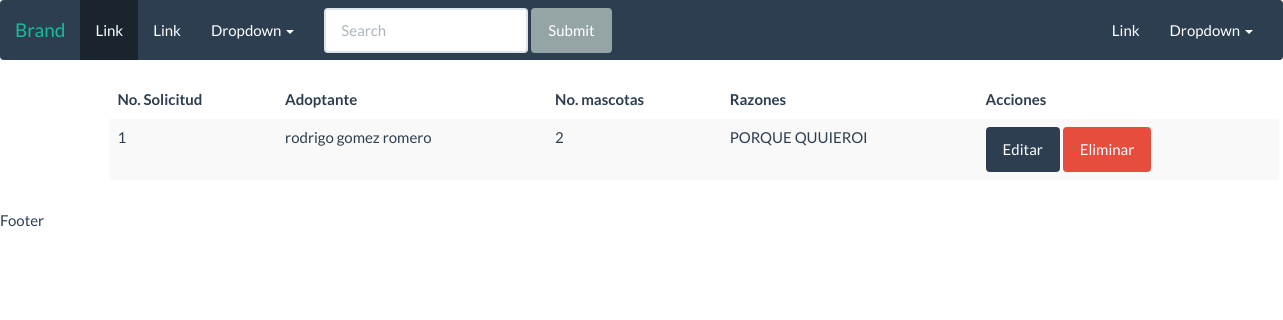
The app's page /adopcion/solicitudes/ with its own data.
### apps/adopciones/models.py (models this page shows, shortened)
class Solicitud(models.Model):
    persona = models.ForeignKey(Persona, null=True, blank=True)
    numero_mascotas  = models.IntegerField()
    razones  =  models.TextField()

class Persona(models.Model):
    nombre = models.CharField(max_length=50)
    apellidos = models.CharField(max_length=70)
    edad = models.IntegerField()
    telefono = models.CharField(max_length=12)
    email = models.EmailField()
    domicilio = models.TextField()

### apps/adopciones/views.py (the view)
class SolicitudList(ListView):
    model = Solicitud
    template_name = 'adopciones/solicitud_list.html'

### templates/adopciones/solicitud_list.html (shortened to what this page needs)
{% extends 'base/base.html' %}
{% block content %}
<div class="container">
    <div class="row">
        <table class="table table-striped">
            <thead>
                <tr>
                    <th>No. Solicitud</th>
                    <th>Adoptante</th>
                    <th>No. mascotas</th>
                    <th>Razones</th>
                    <th>Acciones</th>
                </tr>
            </thead>
            <tbody>
            {% if object_list %}
            {% for solicitud in object_list %}
                <tr>
                    <td>{{ solicitud.id }}</td>
                    <td>{{ solicitud.persona.nombre }} {{ solicitud.persona.apellidos }}</td>
                    <td>{{ solicitud.numero_mascotas }}</td>
                    <td>{{ solicitud.razones }} {{ mascota.persona.apellidos }}</td>
                    <td>
                        <a class="btn btn-primary" href="#">Editar</a>
                        <a class="btn btn-danger" href="#">Eliminar</a>
                    </td>
                </tr>
            {% endfor %}
            {% else %}
               <tr >
                    <div class="alert ">
                        <h2>No hay registros</h2>
                    </div>
               </tr>
            {% endif %}
            </tbody>
        </table>
    </div>
</div>
{% endblock %}

### records on screen
Solicitud: id "1", persona.nombre "rodrigo", persona.apellidos "gomez romero", numero_mascotas "2", razones "PORQUE QUUIEROI"
